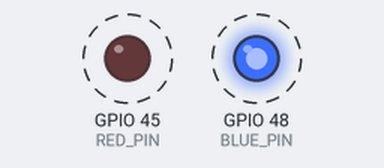
Simulated run of this program. Board: ESP32-S3. On the bench: output pins drawn as LEDs (lit = HIGH). Dashed ring = blinking.

Above: at 0.6 s.
Timing chart, 0 to 3.0 s (numbered marks = the images above):
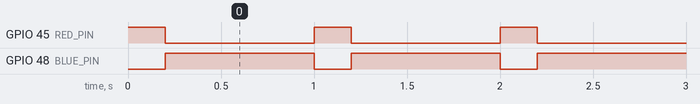

The program:

main.cpp
```cpp
#include <Arduino.h>
#define RED_PIN 45
#define BLUE_PIN 48

void setup() {
    pinMode(RED_PIN, OUTPUT);
    pinMode(BLUE_PIN, OUTPUT);
}

void loop() {
    digitalWrite(RED_PIN, HIGH);
    digitalWrite(BLUE_PIN, LOW);
    delay(200);
    digitalWrite(RED_PIN, LOW);
    digitalWrite(BLUE_PIN, HIGH);
    delay(800);
}
```

Measured:
- by itself, GPIO 45 (RED_PIN): alternates HIGH for 0.20 s and LOW for 0.80 s
- by itself, GPIO 48 (BLUE_PIN): alternates HIGH for 0.80 s and LOW for 0.20 s
